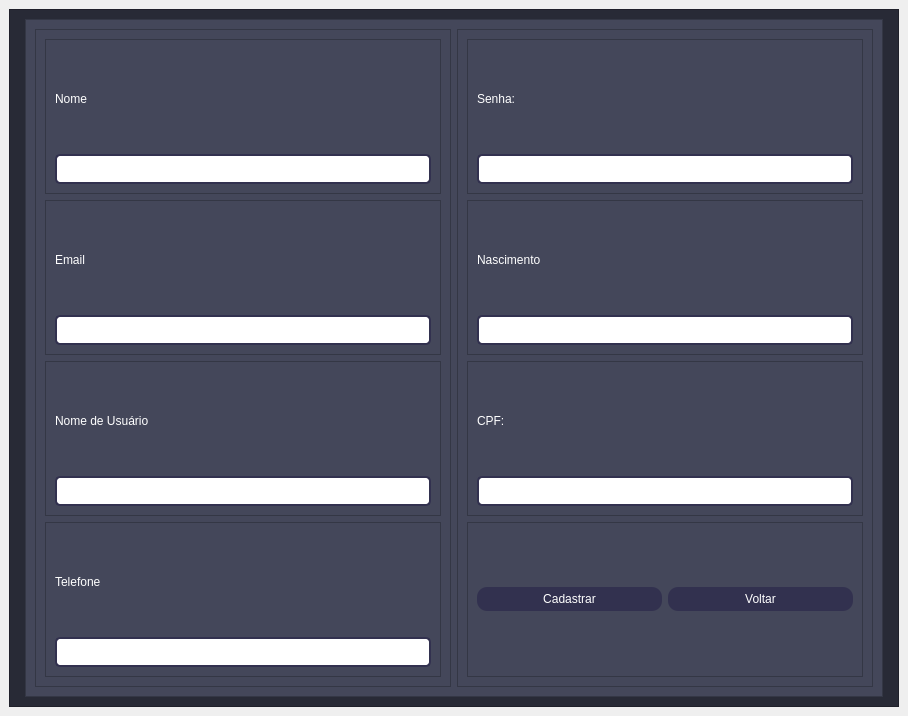
<?xml version="1.0" encoding="UTF-8"?>
<ui version="4.0">
 <class>tela_cadastrar_usuario</class>
 <widget class="QMainWindow" name="tela_cadastrar_usuario">
  <property name="geometry">
   <rect>
    <x>0</x>
    <y>0</y>
    <width>908</width>
    <height>716</height>
   </rect>
  </property>
  <property name="windowTitle">
   <string>MainWindow</string>
  </property>
  <widget class="QWidget" name="centralwidget">
   <layout class="QVBoxLayout" name="verticalLayout">
    <item>
     <widget class="QFrame" name="frame">
      <property name="styleSheet">
       <string notr="true">background-color: rgb(40, 42, 54);</string>
      </property>
      <property name="frameShape">
       <enum>QFrame::StyledPanel</enum>
      </property>
      <property name="frameShadow">
       <enum>QFrame::Raised</enum>
      </property>
      <layout class="QHBoxLayout" name="horizontalLayout">
       <item>
        <widget class="QFrame" name="frame_2">
         <property name="frameShape">
          <enum>QFrame::StyledPanel</enum>
         </property>
         <property name="frameShadow">
          <enum>QFrame::Raised</enum>
         </property>
        </widget>
       </item>
       <item>
        <widget class="QFrame" name="frame_3">
         <property name="styleSheet">
          <string notr="true">background-color:  rgb(68, 71, 90);</string>
         </property>
         <property name="frameShape">
          <enum>QFrame::StyledPanel</enum>
         </property>
         <property name="frameShadow">
          <enum>QFrame::Raised</enum>
         </property>
         <layout class="QHBoxLayout" name="horizontalLayout_2">
          <item>
           <widget class="QFrame" name="frame_5">
            <property name="frameShape">
             <enum>QFrame::StyledPanel</enum>
            </property>
            <property name="frameShadow">
             <enum>QFrame::Raised</enum>
            </property>
            <layout class="QVBoxLayout" name="verticalLayout_2">
             <item>
              <widget class="QFrame" name="frame_7">
               <property name="styleSheet">
                <string notr="true">color: rgb(255, 255, 255);
font: 16pt &quot;Segoe UI&quot;;
QLineEdit {
    padding: 5px;
    border: 2px solid #32314f; /* Cor da borda */
    border-radius: 5px; /* Valor para arredondar os cantos */
    background-color: #ffffff; /* Cor de fundo */
    color: #32314f; /* Cor do texto */
}

QLineEdit:focus {
    border-color: rgb(62, 52, 84); /* Cor da borda quando em foco */
}</string>
               </property>
               <property name="frameShape">
                <enum>QFrame::StyledPanel</enum>
               </property>
               <property name="frameShadow">
                <enum>QFrame::Raised</enum>
               </property>
               <layout class="QVBoxLayout" name="verticalLayout_5">
                <item>
                 <widget class="QLabel" name="label">
                  <property name="styleSheet">
                   <string notr="true">color: rgb(255, 255, 255);
font: 16pt &quot;Segoe UI&quot;;
</string>
                  </property>
                  <property name="text">
                   <string>Nome</string>
                  </property>
                 </widget>
                </item>
                <item>
                 <widget class="QLineEdit" name="lineEdit">
                  <property name="styleSheet">
                   <string notr="true">QLineEdit {
    padding: 5px;
    border: 2px solid #32314f; /* Cor da borda */
    border-radius: 5px; /* Valor para arredondar os cantos */
    background-color: #ffffff; /* Cor de fundo */
    color: #32314f; /* Cor do texto */
}

QLineEdit:focus {
    border-color: rgb(62, 52, 84); /* Cor da borda quando em foco */
}</string>
                  </property>
                 </widget>
                </item>
               </layout>
              </widget>
             </item>
             <item>
              <widget class="QFrame" name="frame_9">
               <property name="styleSheet">
                <string notr="true">color: rgb(255, 255, 255);
font: 16pt &quot;Segoe UI&quot;;

</string>
               </property>
               <property name="frameShape">
                <enum>QFrame::StyledPanel</enum>
               </property>
               <property name="frameShadow">
                <enum>QFrame::Raised</enum>
               </property>
               <layout class="QVBoxLayout" name="verticalLayout_6">
                <item>
                 <widget class="QLabel" name="label_2">
                  <property name="text">
                   <string>Email</string>
                  </property>
                 </widget>
                </item>
                <item>
                 <widget class="QLineEdit" name="lineEdit_2">
                  <property name="styleSheet">
                   <string notr="true">QLineEdit {
    padding: 5px;
    border: 2px solid #32314f; /* Cor da borda */
    border-radius: 5px; /* Valor para arredondar os cantos */
    background-color: #ffffff; /* Cor de fundo */
    color: #32314f; /* Cor do texto */
}

QLineEdit:focus {
    border-color: rgb(62, 52, 84); /* Cor da borda quando em foco */
}</string>
                  </property>
                 </widget>
                </item>
               </layout>
              </widget>
             </item>
             <item>
              <widget class="QFrame" name="frame_10">
               <property name="styleSheet">
                <string notr="true">color: rgb(255, 255, 255);
font: 16pt &quot;Segoe UI&quot;;

</string>
               </property>
               <property name="frameShape">
                <enum>QFrame::StyledPanel</enum>
               </property>
               <property name="frameShadow">
                <enum>QFrame::Raised</enum>
               </property>
               <layout class="QVBoxLayout" name="verticalLayout_7">
                <item>
                 <widget class="QLabel" name="label_3">
                  <property name="text">
                   <string>Nome de Usuário</string>
                  </property>
                 </widget>
                </item>
                <item>
                 <widget class="QLineEdit" name="lineEdit_3">
                  <property name="styleSheet">
                   <string notr="true">QLineEdit {
    padding: 5px;
    border: 2px solid #32314f; /* Cor da borda */
    border-radius: 5px; /* Valor para arredondar os cantos */
    background-color: #ffffff; /* Cor de fundo */
    color: #32314f; /* Cor do texto */
}

QLineEdit:focus {
    border-color: rgb(62, 52, 84); /* Cor da borda quando em foco */
}</string>
                  </property>
                 </widget>
                </item>
               </layout>
              </widget>
             </item>
             <item>
              <widget class="QFrame" name="frame_8">
               <property name="styleSheet">
                <string notr="true">color: rgb(255, 255, 255);
font: 16pt &quot;Segoe UI&quot;;

</string>
               </property>
               <property name="frameShape">
                <enum>QFrame::StyledPanel</enum>
               </property>
               <property name="frameShadow">
                <enum>QFrame::Raised</enum>
               </property>
               <layout class="QVBoxLayout" name="verticalLayout_10">
                <item>
                 <widget class="QLabel" name="label_7">
                  <property name="text">
                   <string>Telefone</string>
                  </property>
                 </widget>
                </item>
                <item>
                 <widget class="QLineEdit" name="lineEdit_7">
                  <property name="styleSheet">
                   <string notr="true">QLineEdit {
    padding: 5px;
    border: 2px solid #32314f; /* Cor da borda */
    border-radius: 5px; /* Valor para arredondar os cantos */
    background-color: #ffffff; /* Cor de fundo */
    color: #32314f; /* Cor do texto */
}

QLineEdit:focus {
    border-color: rgb(62, 52, 84); /* Cor da borda quando em foco */
}</string>
                  </property>
                 </widget>
                </item>
               </layout>
              </widget>
             </item>
            </layout>
           </widget>
          </item>
          <item>
           <widget class="QFrame" name="frame_6">
            <property name="frameShape">
             <enum>QFrame::StyledPanel</enum>
            </property>
            <property name="frameShadow">
             <enum>QFrame::Raised</enum>
            </property>
            <layout class="QVBoxLayout" name="verticalLayout_3">
             <item>
              <widget class="QFrame" name="frame_12">
               <property name="styleSheet">
                <string notr="true">color: rgb(255, 255, 255);
font: 16pt &quot;Segoe UI&quot;;
</string>
               </property>
               <property name="frameShape">
                <enum>QFrame::StyledPanel</enum>
               </property>
               <property name="frameShadow">
                <enum>QFrame::Raised</enum>
               </property>
               <layout class="QVBoxLayout" name="verticalLayout_4">
                <item>
                 <widget class="QLabel" name="label_4">
                  <property name="text">
                   <string>Senha:</string>
                  </property>
                 </widget>
                </item>
                <item>
                 <widget class="QLineEdit" name="lineEdit_4">
                  <property name="styleSheet">
                   <string notr="true">QLineEdit {
    padding: 5px;
    border: 2px solid #32314f; /* Cor da borda */
    border-radius: 5px; /* Valor para arredondar os cantos */
    background-color: #ffffff; /* Cor de fundo */
    color: #32314f; /* Cor do texto */
}

QLineEdit:focus {
    border-color: rgb(62, 52, 84); /* Cor da borda quando em foco */
}</string>
                  </property>
                 </widget>
                </item>
               </layout>
              </widget>
             </item>
             <item>
              <widget class="QFrame" name="frame_14">
               <property name="styleSheet">
                <string notr="true">color: rgb(255, 255, 255);
font: 16pt &quot;Segoe UI&quot;;

</string>
               </property>
               <property name="frameShape">
                <enum>QFrame::StyledPanel</enum>
               </property>
               <property name="frameShadow">
                <enum>QFrame::Raised</enum>
               </property>
               <layout class="QVBoxLayout" name="verticalLayout_8">
                <item>
                 <widget class="QLabel" name="label_5">
                  <property name="text">
                   <string>Nascimento</string>
                  </property>
                 </widget>
                </item>
                <item>
                 <widget class="QLineEdit" name="lineEdit_5">
                  <property name="styleSheet">
                   <string notr="true">QLineEdit {
    padding: 5px;
    border: 2px solid #32314f; /* Cor da borda */
    border-radius: 5px; /* Valor para arredondar os cantos */
    background-color: #ffffff; /* Cor de fundo */
    color: #32314f; /* Cor do texto */
}

QLineEdit:focus {
    border-color: rgb(62, 52, 84); /* Cor da borda quando em foco */
}</string>
                  </property>
                 </widget>
                </item>
               </layout>
              </widget>
             </item>
             <item>
              <widget class="QFrame" name="frame_13">
               <property name="styleSheet">
                <string notr="true">color: rgb(255, 255, 255);
font: 16pt &quot;Segoe UI&quot;;

</string>
               </property>
               <property name="frameShape">
                <enum>QFrame::StyledPanel</enum>
               </property>
               <property name="frameShadow">
                <enum>QFrame::Raised</enum>
               </property>
               <layout class="QVBoxLayout" name="verticalLayout_9">
                <item>
                 <widget class="QLabel" name="label_6">
                  <property name="text">
                   <string>CPF:</string>
                  </property>
                 </widget>
                </item>
                <item>
                 <widget class="QLineEdit" name="lineEdit_6">
                  <property name="styleSheet">
                   <string notr="true">QLineEdit {
    padding: 5px;
    border: 2px solid #32314f; /* Cor da borda */
    border-radius: 5px; /* Valor para arredondar os cantos */
    background-color: #ffffff; /* Cor de fundo */
    color: #32314f; /* Cor do texto */
}

QLineEdit:focus {
    border-color: rgb(62, 52, 84); /* Cor da borda quando em foco */
}</string>
                  </property>
                 </widget>
                </item>
               </layout>
              </widget>
             </item>
             <item>
              <widget class="QFrame" name="frame_11">
               <property name="styleSheet">
                <string notr="true">color: rgb(255, 255, 255);
font: 16pt &quot;Segoe UI&quot;;

</string>
               </property>
               <property name="frameShape">
                <enum>QFrame::StyledPanel</enum>
               </property>
               <property name="frameShadow">
                <enum>QFrame::Raised</enum>
               </property>
               <layout class="QHBoxLayout" name="horizontalLayout_3">
                <item>
                 <widget class="QPushButton" name="pushButton">
                  <property name="styleSheet">
                   <string notr="true">QPushButton {
    padding: 5px 10px;
    font: 16pt &quot;Segoe UI&quot;;
    border: none;
    border-radius: 10px; /* Valor para arredondar os cantos */
    background-color: #32314f; /* Cor de fundo desejada */
    color: #ffffff; /* Cor do texto */
}

QPushButton:hover {
    background-color: rgb(62, 52, 84); /* Roxo suave no hover */
    color: #ffffff; /* Branco no hover */
}
</string>
                  </property>
                  <property name="text">
                   <string>Cadastrar</string>
                  </property>
                 </widget>
                </item>
                <item>
                 <widget class="QPushButton" name="pushButton_2">
                  <property name="styleSheet">
                   <string notr="true">QPushButton {
    padding: 5px 10px;
    font: 16pt &quot;Segoe UI&quot;;
    border: none;
    border-radius: 10px; /* Valor para arredondar os cantos */
    background-color: #32314f; /* Cor de fundo desejada */
    color: #ffffff; /* Cor do texto */
}

QPushButton:hover {
    background-color: rgb(62, 52, 84); /* Roxo suave no hover */
    color: #ffffff; /* Branco no hover */
}
</string>
                  </property>
                  <property name="text">
                   <string>Voltar</string>
                  </property>
                 </widget>
                </item>
               </layout>
              </widget>
             </item>
            </layout>
           </widget>
          </item>
         </layout>
        </widget>
       </item>
       <item>
        <widget class="QFrame" name="frame_4">
         <property name="frameShape">
          <enum>QFrame::StyledPanel</enum>
         </property>
         <property name="frameShadow">
          <enum>QFrame::Raised</enum>
         </property>
        </widget>
       </item>
      </layout>
     </widget>
    </item>
   </layout>
  </widget>
 </widget>
 <resources/>
 <connections/>
</ui>
